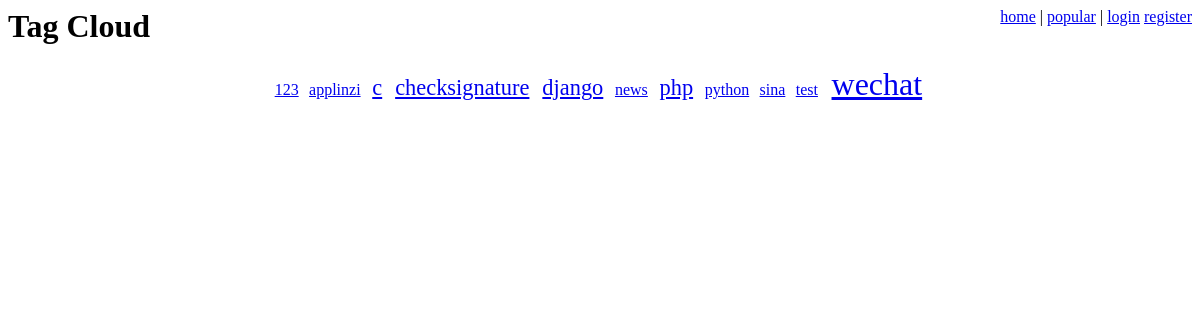
The app's page /tag/ with its own data.
### bookmarks/models.py (models this page shows, shortened)
class Tag(models.Model):
    name = models.CharField(max_length=64, unique=True)
    bookmarks = models.ManyToManyField(Bookmark)

### bookmarks/views.py (the view)
# urls.py: url(r'^tag/$', tag_cloud_page),
def tag_cloud_page(request):
    MAX_WEIGHT = 5
    tags = Tag.objects.order_by('name')
    min_count = max_count = tags[0].bookmarks.count()
    for tag in tags:
        tag.count = tag.bookmarks.count()
        if tag.count < min_count:
            min_count = tag.count
        if max_count < tag.count:
            max_count = tag.count
    range = float(max_count - min_count)
    if range == 0.0:
        range = 1.0
    for tag in tags:
        tag.weight = int(
            MAX_WEIGHT * (tag.count - min_count) / range
        )
    variables = {
        'tags': tags
    }
    return render(request, 'tag_cloud_page.html', variables)

### templates/tag_cloud_page.html (shortened to what this page needs)
{% extends "base.html" %}
{% block head %}Tag Cloud{% endblock %}
{% block content %}
    <div id="tag-cloud">
    {% for tag in tags %}
        <a href="/tag/{{ tag.name }}/"
        class="tag-cloud-{{ tag.weight }}">
        {{ tag.name|urlencode }}</a>
    {% endfor %}
    </div>
{% endblock %}

### csblog/site_media/style.css (style rules this page uses)
#tag-cloud { text-align: center; }
#tag-cloud a { margin: 0 0.2em; }
.tag-cloud-0 { font-size: 100%; }
.tag-cloud-2 { font-size: 140%; }
.tag-cloud-5 { font-size: 200%; }

### records on screen
Tag: name|urlencode "123"
Tag: name|urlencode "applinzi"
Tag: name|urlencode "c"
Tag: name|urlencode "checksignature"
Tag: name|urlencode "django"
Tag: name|urlencode "news"
Tag: name|urlencode "php"
Tag: name|urlencode "python"
Tag: name|urlencode "sina"
Tag: name|urlencode "test"
Tag: name|urlencode "wechat"
